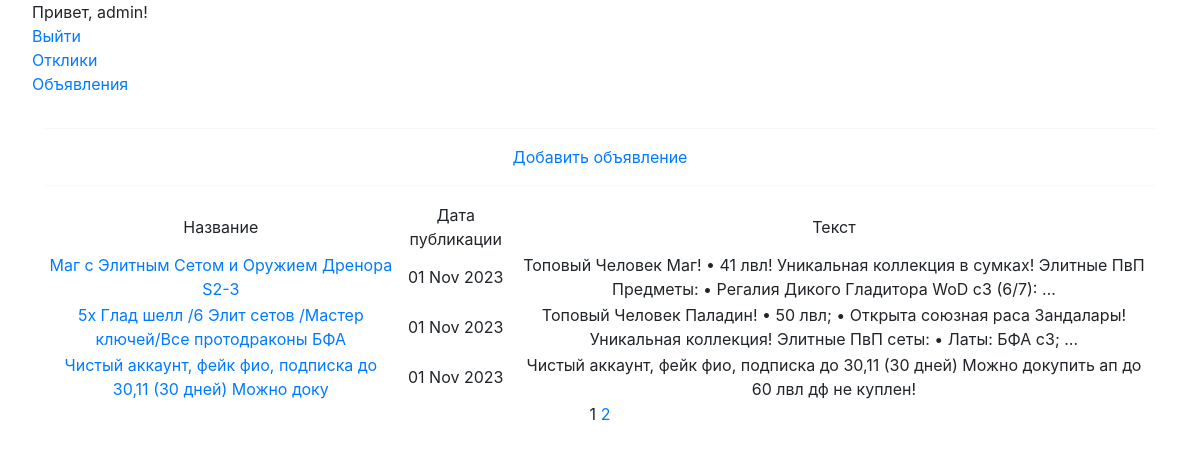
The app's page / (signed in) with its own data.
### board/models.py (models this page shows, shortened)
class Advertisement(models.Model):
    title = models.CharField(max_length=64)
    text = models.TextField()
    author = models.ForeignKey(User, on_delete=models.CASCADE)
    TANKS = 'TN'
    HEALERS = 'HL'
    DAMAGEDEALERS = 'DD'
    MERCHANTS = 'MC'
    GUILDMASTERS = 'GM'
    QUESTGIVERS = 'QG'
    BLACKSMITHS = 'BS'
    LEATHERWORKERS = 'LW'
    POTIONMASTERS = 'PM'
    SPELLMASTERS = 'SM'
    CATEGORY_CHOISES = (
        (TANKS, 'Танки'),
        (HEALERS, 'Хилы'),
        (DAMAGEDEALERS, 'ДД'),
        (MERCHANTS, 'Торговцы'),
        (GUILDMASTERS, 'Гилдмастеры'),
        (QUESTGIVERS, 'Квестгиверы'),
        (BLACKSMITHS, 'Кузнецы'),
        (LEATHERWORKERS, 'Кожевники'),
        (POTIONMASTERS, 'Зельевары'),
        (SPELLMASTERS, 'Мастера заклинаний')
    )
    category = models.CharField(max_length=2, choices=CATEGORY_CHOISES)
    dateCreation = models.DateTimeField(auto_now_add=True)
    image = models.ImageField(upload_to='uploads/', blank=True, null=True)
    upload = models.FileField(upload_to='uploads/', blank=True, null=True)

### board/views.py (the view)
# urls.py: path('', AdsList.as_view(template_name='ads.html')),
class AdsList(ListView):
    model = Advertisement
    template_name = 'ads.html'
    context_object_name = 'Ads'
    paginate_by = 3 # Сделал немного, чтобы можно было проверить работоспособность
    ordering = ['-dateCreation']

### templates/ads.html (shortened to what this page needs)
{% extends 'flatpages/default.html' %}
{% block content %}
<hr>
    {% if user.is_authenticated %}
        <a href="{% url 'ad_create' %}">Добавить объявление</a>
    {% endif %}
<hr>
        <table>
            <tr>
                <td>Название</td>
                <td>Дата публикации</td>
                <td>Текст</td>
            </tr>
            {% for ad in Ads %}
            <tr>
                <td><a href="{% url 'ad_detail' ad.id %}">{{ ad.title }}</a></td>
                <td>{{ ad.dateCreation|date:'d M Y' }}</td>
                <td>{{ ad.text|truncatewords:20 }}</td>
                <td>
                </td>
            </tr>
            {% endfor %}
        </table>
           {{ page_obj.number }}
           {% if page_obj.has_next %}
               <a href="?page={{ page_obj.next_page_number }}">{{ page_obj.next_page_number }}</a>
           {% endif %}
{% endblock content %}

### templates/flatpages/default.html (shortened to what this page needs)
<!DOCTYPE html>
<html lang="ru">
    <head>
        {% load static %}
        <link href="{% static 'css/styles.css' %}" rel="stylesheet" />
        <link rel="stylesheet" href="https://stackpath.bootstrapcdn.com/bootstrap/4.5.2/css/bootstrap.min.css">
    </head>
    <body>
    <nav>
        <ul>
            {% if user.is_authenticated %}
                <li>Привет, {{ user.username }}!</li>
                <li><a href="{% url 'account_logout' %}">Выйти</a></li>
                <li><a href="{% url 'manage_responses' %}">Отклики</a></li>
            {% else %}
                <li><a href="{% url 'account_login' %}">Войти</a></li>
                <li><a href="{% url 'account_signup' %}">Зарегистрироваться</a></li>
            {% endif %}
                <a href="{% url 'Ads' %}">Объявления</a>
        </ul>
    </nav>
        <div class="container">
           <div class="row">
               <div class="col-lg-12 text-center">
                   {% block content %}{% endblock content %}
               </div>
           </div>
        </div>
    </body>
</html>

### templates/flatpages/default.html (style rules this page uses)
li { list-style-type: none; }

### records on screen
Advertisement: title "Маг с Элитным Сетом и Оружием Дренора S2-3", dateCreation "01 Nov 2023", text "Топовый Человек Маг! • 41 лвл! Уникальная коллекция в сумках! Элитные ПвП Предметы: • Регалия Дикого Гладитора WoD с3 (6/7): …"
Advertisement: title "5x Глад шелл /6 Элит сетов /Мастер ключей/Все протодраконы БФА", dateCreation "01 Nov 2023", text "Топовый Человек Паладин! • 50 лвл; • Открыта союзная раса Зандалары! Уникальная коллекция! Элитные ПвП сеты: • Латы: БФА с3; …"
Advertisement: title "Чистый аккаунт, фейк фио, подписка до 30,11 (30 дней) Можно доку", dateCreation "01 Nov 2023", text "Чистый аккаунт, фейк фио, подписка до 30,11 (30 дней) Можно докупить ап до 60 лвл дф не куплен!"

### other values on screen
{{ user.username }} "admin"
{{ page_obj.number }} "1"
{{ page_obj.next_page_number }} "2"
